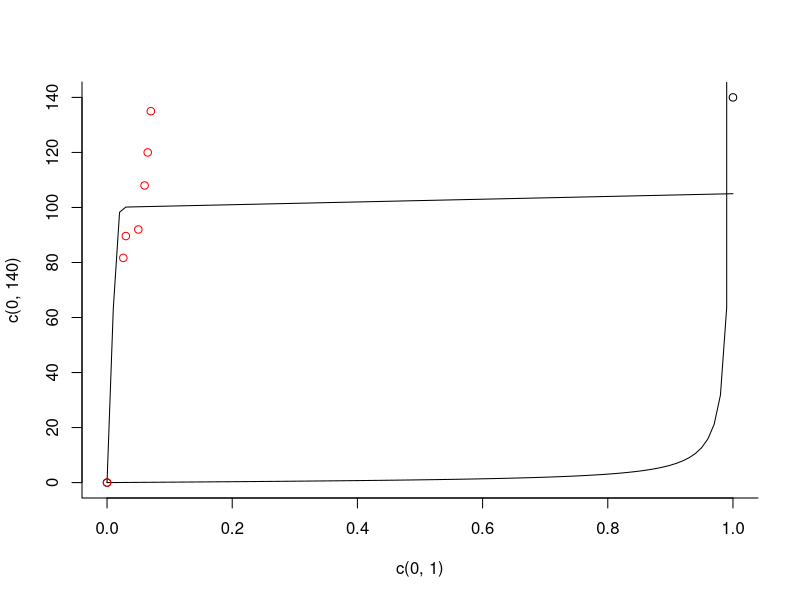

Source code (R):
rm(list=ls())
d=seq(0,1,by=.01); ppi=3.14159
E1=100*(1-exp(-d^2*10000))+5*d
plot(c(0,1),c(0,140), bty='l')
lines(d,E1)
E2=tan(ppi*d/2)
lines(d,E2)
#d=seq(0,.015,by=.001)
d=c(0,.013,.015)*2
E3=100*(1-exp(-d^2*2500))+5*d
d=c(d,.05,.06,.065,.07)
E3=c(E3,92,108,120,135)
points(d,E3,col='red')
# just template for interpolation; remove ASAP
#L=c(50*(1:20))
# ddata=kappa(L,param=parameter[[2]])
# fframe=data.frame(x1=L,x2=L^2,x3=L^3,y=ddata)
# ffit=lm(y~x1+x2+x3,fframe)
# co=coefficients(ffit)
# kkapa=function(L) co[1]+co[2]*L+co[3]*L^2+co[4]*L^3
# plot(L, kappa(L,param=parameter[[2]]),type='l',ann='F')
# lines(L,kkapa(L),col='red')
